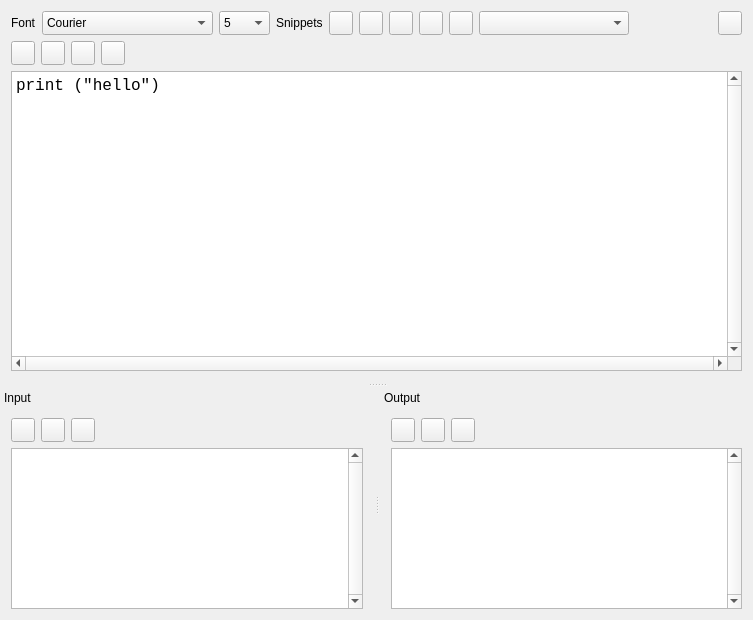
<?xml version="1.0" encoding="UTF-8"?>
<ui version="4.0">
 <class>MainView</class>
 <widget class="QMainWindow" name="MainView">
  <property name="geometry">
   <rect>
    <x>0</x>
    <y>0</y>
    <width>753</width>
    <height>620</height>
   </rect>
  </property>
  <property name="windowTitle">
   <string>Express Python</string>
  </property>
  <property name="windowIcon">
   <iconset resource="../PyRunResources.qrc">
    <normaloff>:/data/Icons/PyRunImg.png</normaloff>:/data/Icons/PyRunImg.png</iconset>
  </property>
  <widget class="QWidget" name="centralWidget">
   <layout class="QVBoxLayout" name="verticalLayout">
    <item>
     <layout class="QHBoxLayout" name="hlFont">
      <item>
       <widget class="QLabel" name="lblFonts">
        <property name="text">
         <string>Font</string>
        </property>
       </widget>
      </item>
      <item>
       <widget class="QFontComboBox" name="fntCombo">
        <property name="minimumSize">
         <size>
          <width>151</width>
          <height>24</height>
         </size>
        </property>
        <property name="maximumSize">
         <size>
          <width>16777215</width>
          <height>24</height>
         </size>
        </property>
        <property name="toolTip">
         <string>Change Font</string>
        </property>
        <property name="editable">
         <bool>false</bool>
        </property>
        <property name="currentText">
         <string>BatangChe</string>
        </property>
        <property name="fontFilters">
         <set>QFontComboBox::MonospacedFonts</set>
        </property>
       </widget>
      </item>
      <item>
       <widget class="QComboBox" name="cmbFontSize">
        <property name="minimumSize">
         <size>
          <width>51</width>
          <height>24</height>
         </size>
        </property>
        <property name="maximumSize">
         <size>
          <width>16777215</width>
          <height>24</height>
         </size>
        </property>
        <property name="toolTip">
         <string>Change Font Size</string>
        </property>
        <property name="currentText">
         <string>5</string>
        </property>
        <item>
         <property name="text">
          <string>5</string>
         </property>
        </item>
        <item>
         <property name="text">
          <string>6</string>
         </property>
        </item>
        <item>
         <property name="text">
          <string>7</string>
         </property>
        </item>
        <item>
         <property name="text">
          <string>8</string>
         </property>
        </item>
        <item>
         <property name="text">
          <string>10</string>
         </property>
        </item>
        <item>
         <property name="text">
          <string>11</string>
         </property>
        </item>
        <item>
         <property name="text">
          <string>12</string>
         </property>
        </item>
        <item>
         <property name="text">
          <string>14</string>
         </property>
        </item>
        <item>
         <property name="text">
          <string>16</string>
         </property>
        </item>
        <item>
         <property name="text">
          <string>18</string>
         </property>
        </item>
        <item>
         <property name="text">
          <string>20</string>
         </property>
        </item>
        <item>
         <property name="text">
          <string>24</string>
         </property>
        </item>
        <item>
         <property name="text">
          <string>26</string>
         </property>
        </item>
        <item>
         <property name="text">
          <string>28</string>
         </property>
        </item>
        <item>
         <property name="text">
          <string>36</string>
         </property>
        </item>
        <item>
         <property name="text">
          <string>48</string>
         </property>
        </item>
        <item>
         <property name="text">
          <string>72</string>
         </property>
        </item>
       </widget>
      </item>
      <item>
       <widget class="QLabel" name="lblSnippets">
        <property name="text">
         <string>Snippets</string>
        </property>
       </widget>
      </item>
      <item>
       <widget class="QPushButton" name="btnCodeDatabase">
        <property name="minimumSize">
         <size>
          <width>24</width>
          <height>24</height>
         </size>
        </property>
        <property name="maximumSize">
         <size>
          <width>24</width>
          <height>24</height>
         </size>
        </property>
        <property name="toolTip">
         <string>Save Database</string>
        </property>
        <property name="text">
         <string/>
        </property>
        <property name="icon">
         <iconset resource="../PyRunResources.qrc">
          <normaloff>:/data/Icons/Snippets.png</normaloff>:/data/Icons/Snippets.png</iconset>
        </property>
        <property name="iconSize">
         <size>
          <width>16</width>
          <height>16</height>
         </size>
        </property>
       </widget>
      </item>
      <item>
       <widget class="QPushButton" name="btnAddSnippet">
        <property name="minimumSize">
         <size>
          <width>24</width>
          <height>24</height>
         </size>
        </property>
        <property name="maximumSize">
         <size>
          <width>24</width>
          <height>24</height>
         </size>
        </property>
        <property name="toolTip">
         <string>Add New</string>
        </property>
        <property name="text">
         <string/>
        </property>
        <property name="icon">
         <iconset resource="../PyRunResources.qrc">
          <normaloff>:/data/Icons/Add.png</normaloff>:/data/Icons/Add.png</iconset>
        </property>
        <property name="iconSize">
         <size>
          <width>16</width>
          <height>16</height>
         </size>
        </property>
       </widget>
      </item>
      <item>
       <widget class="QPushButton" name="btnRemoveSnippet">
        <property name="minimumSize">
         <size>
          <width>24</width>
          <height>24</height>
         </size>
        </property>
        <property name="maximumSize">
         <size>
          <width>24</width>
          <height>24</height>
         </size>
        </property>
        <property name="toolTip">
         <string>Remove</string>
        </property>
        <property name="text">
         <string/>
        </property>
        <property name="icon">
         <iconset resource="../PyRunResources.qrc">
          <normaloff>:/data/Icons/Remove.png</normaloff>:/data/Icons/Remove.png</iconset>
        </property>
        <property name="iconSize">
         <size>
          <width>16</width>
          <height>16</height>
         </size>
        </property>
       </widget>
      </item>
      <item>
       <widget class="QPushButton" name="btnRunSnippet">
        <property name="minimumSize">
         <size>
          <width>24</width>
          <height>24</height>
         </size>
        </property>
        <property name="maximumSize">
         <size>
          <width>24</width>
          <height>24</height>
         </size>
        </property>
        <property name="toolTip">
         <string>Run Selected Snippet</string>
        </property>
        <property name="text">
         <string/>
        </property>
        <property name="icon">
         <iconset resource="../PyRunResources.qrc">
          <normaloff>:/data/Icons/Run.png</normaloff>:/data/Icons/Run.png</iconset>
        </property>
        <property name="iconSize">
         <size>
          <width>16</width>
          <height>16</height>
         </size>
        </property>
       </widget>
      </item>
      <item>
       <widget class="QPushButton" name="btnLoadSnippet">
        <property name="minimumSize">
         <size>
          <width>24</width>
          <height>24</height>
         </size>
        </property>
        <property name="maximumSize">
         <size>
          <width>24</width>
          <height>24</height>
         </size>
        </property>
        <property name="toolTip">
         <string>Load To Code Area</string>
        </property>
        <property name="text">
         <string/>
        </property>
        <property name="icon">
         <iconset resource="../PyRunResources.qrc">
          <normaloff>:/data/Icons/Load.png</normaloff>:/data/Icons/Load.png</iconset>
        </property>
        <property name="iconSize">
         <size>
          <width>16</width>
          <height>16</height>
         </size>
        </property>
       </widget>
      </item>
      <item>
       <widget class="QComboBox" name="cmbSnippets">
        <property name="minimumSize">
         <size>
          <width>150</width>
          <height>24</height>
         </size>
        </property>
        <property name="maximumSize">
         <size>
          <width>150</width>
          <height>24</height>
         </size>
        </property>
        <property name="toolTip">
         <string>Snippets</string>
        </property>
       </widget>
      </item>
      <item>
       <spacer name="hpFont">
        <property name="orientation">
         <enum>Qt::Horizontal</enum>
        </property>
        <property name="sizeHint" stdset="0">
         <size>
          <width>40</width>
          <height>20</height>
         </size>
        </property>
       </spacer>
      </item>
      <item>
       <widget class="QPushButton" name="btnAbout">
        <property name="minimumSize">
         <size>
          <width>24</width>
          <height>24</height>
         </size>
        </property>
        <property name="maximumSize">
         <size>
          <width>24</width>
          <height>24</height>
         </size>
        </property>
        <property name="toolTip">
         <string>About</string>
        </property>
        <property name="text">
         <string/>
        </property>
        <property name="icon">
         <iconset resource="../PyRunResources.qrc">
          <normaloff>:/data/Icons/PyRunImg.png</normaloff>:/data/Icons/PyRunImg.png</iconset>
        </property>
        <property name="iconSize">
         <size>
          <width>16</width>
          <height>16</height>
         </size>
        </property>
       </widget>
      </item>
     </layout>
    </item>
    <item>
     <layout class="QVBoxLayout" name="vlCode">
      <item>
       <layout class="QHBoxLayout" name="hlCode">
        <item>
         <widget class="QPushButton" name="btnCodeOpen">
          <property name="minimumSize">
           <size>
            <width>24</width>
            <height>24</height>
           </size>
          </property>
          <property name="maximumSize">
           <size>
            <width>24</width>
            <height>24</height>
           </size>
          </property>
          <property name="toolTip">
           <string>Open Into Code</string>
          </property>
          <property name="text">
           <string/>
          </property>
          <property name="icon">
           <iconset resource="../PyRunResources.qrc">
            <normaloff>:/data/Icons/Open.png</normaloff>:/data/Icons/Open.png</iconset>
          </property>
          <property name="iconSize">
           <size>
            <width>16</width>
            <height>16</height>
           </size>
          </property>
         </widget>
        </item>
        <item>
         <widget class="QPushButton" name="btnCodeSave">
          <property name="minimumSize">
           <size>
            <width>24</width>
            <height>24</height>
           </size>
          </property>
          <property name="maximumSize">
           <size>
            <width>24</width>
            <height>24</height>
           </size>
          </property>
          <property name="toolTip">
           <string>Save Code</string>
          </property>
          <property name="text">
           <string/>
          </property>
          <property name="icon">
           <iconset resource="../PyRunResources.qrc">
            <normaloff>:/data/Icons/Save.png</normaloff>:/data/Icons/Save.png</iconset>
          </property>
          <property name="iconSize">
           <size>
            <width>16</width>
            <height>16</height>
           </size>
          </property>
         </widget>
        </item>
        <item>
         <widget class="QPushButton" name="btnCodeClear">
          <property name="minimumSize">
           <size>
            <width>24</width>
            <height>24</height>
           </size>
          </property>
          <property name="maximumSize">
           <size>
            <width>24</width>
            <height>24</height>
           </size>
          </property>
          <property name="toolTip">
           <string>Clear Code</string>
          </property>
          <property name="text">
           <string/>
          </property>
          <property name="icon">
           <iconset resource="../PyRunResources.qrc">
            <normaloff>:/data/Icons/Clear.png</normaloff>:/data/Icons/Clear.png</iconset>
          </property>
          <property name="iconSize">
           <size>
            <width>16</width>
            <height>16</height>
           </size>
          </property>
         </widget>
        </item>
        <item>
         <widget class="QPushButton" name="btnRun">
          <property name="minimumSize">
           <size>
            <width>24</width>
            <height>24</height>
           </size>
          </property>
          <property name="maximumSize">
           <size>
            <width>24</width>
            <height>24</height>
           </size>
          </property>
          <property name="toolTip">
           <string>Run Code</string>
          </property>
          <property name="text">
           <string/>
          </property>
          <property name="icon">
           <iconset resource="../PyRunResources.qrc">
            <normaloff>:/data/Icons/Run.png</normaloff>:/data/Icons/Run.png</iconset>
          </property>
          <property name="iconSize">
           <size>
            <width>16</width>
            <height>16</height>
           </size>
          </property>
         </widget>
        </item>
        <item>
         <spacer name="hsCode">
          <property name="orientation">
           <enum>Qt::Horizontal</enum>
          </property>
          <property name="sizeHint" stdset="0">
           <size>
            <width>40</width>
            <height>20</height>
           </size>
          </property>
         </spacer>
        </item>
       </layout>
      </item>
      <item>
       <widget class="CodeEditor" name="txtCode">
        <property name="minimumSize">
         <size>
          <width>700</width>
          <height>300</height>
         </size>
        </property>
        <property name="font">
         <font>
          <family>Courier New</family>
          <pointsize>12</pointsize>
         </font>
        </property>
        <property name="toolTip">
         <string>Code Area</string>
        </property>
        <property name="verticalScrollBarPolicy">
         <enum>Qt::ScrollBarAlwaysOn</enum>
        </property>
        <property name="horizontalScrollBarPolicy">
         <enum>Qt::ScrollBarAlwaysOn</enum>
        </property>
        <property name="plainText">
         <string>print (&quot;hello&quot;)
         </string>
        </property>
       </widget>
      </item>
     </layout>
    </item>
   </layout>
  </widget>
  <widget class="QDockWidget" name="dwInput">
   <property name="features">
    <set>QDockWidget::DockWidgetMovable</set>
   </property>
   <property name="allowedAreas">
    <set>Qt::AllDockWidgetAreas</set>
   </property>
   <property name="windowTitle">
    <string>Input</string>
   </property>
   <attribute name="dockWidgetArea">
    <number>8</number>
   </attribute>
   <widget class="QWidget" name="dwcInput">
    <layout class="QHBoxLayout" name="horizontalLayout">
     <item>
      <layout class="QVBoxLayout" name="vlInput">
       <item>
        <layout class="QHBoxLayout" name="hlInput">
         <item>
          <widget class="QPushButton" name="btnInputOpen">
           <property name="minimumSize">
            <size>
             <width>24</width>
             <height>24</height>
            </size>
           </property>
           <property name="maximumSize">
            <size>
             <width>24</width>
             <height>24</height>
            </size>
           </property>
           <property name="toolTip">
            <string>Open Input</string>
           </property>
           <property name="text">
            <string/>
           </property>
           <property name="icon">
            <iconset resource="../PyRunResources.qrc">
             <normaloff>:/data/Icons/Open.png</normaloff>:/data/Icons/Open.png</iconset>
           </property>
           <property name="iconSize">
            <size>
             <width>16</width>
             <height>16</height>
            </size>
           </property>
          </widget>
         </item>
         <item>
          <widget class="QPushButton" name="btnInputSave">
           <property name="minimumSize">
            <size>
             <width>24</width>
             <height>24</height>
            </size>
           </property>
           <property name="maximumSize">
            <size>
             <width>24</width>
             <height>24</height>
            </size>
           </property>
           <property name="toolTip">
            <string>Save Input</string>
           </property>
           <property name="text">
            <string/>
           </property>
           <property name="icon">
            <iconset resource="../PyRunResources.qrc">
             <normaloff>:/data/Icons/Save.png</normaloff>:/data/Icons/Save.png</iconset>
           </property>
           <property name="iconSize">
            <size>
             <width>16</width>
             <height>16</height>
            </size>
           </property>
          </widget>
         </item>
         <item>
          <widget class="QPushButton" name="btnInputClear">
           <property name="minimumSize">
            <size>
             <width>24</width>
             <height>24</height>
            </size>
           </property>
           <property name="maximumSize">
            <size>
             <width>24</width>
             <height>24</height>
            </size>
           </property>
           <property name="toolTip">
            <string>Clear Input</string>
           </property>
           <property name="text">
            <string/>
           </property>
           <property name="icon">
            <iconset resource="../PyRunResources.qrc">
             <normaloff>:/data/Icons/Clear.png</normaloff>:/data/Icons/Clear.png</iconset>
           </property>
           <property name="iconSize">
            <size>
             <width>16</width>
             <height>16</height>
            </size>
           </property>
          </widget>
         </item>
         <item>
          <spacer name="hsInput">
           <property name="orientation">
            <enum>Qt::Horizontal</enum>
           </property>
           <property name="sizeHint" stdset="0">
            <size>
             <width>40</width>
             <height>20</height>
            </size>
           </property>
          </spacer>
         </item>
        </layout>
       </item>
       <item>
        <widget class="CodeEditor" name="txtInput">
         <property name="minimumSize">
          <size>
           <width>330</width>
           <height>150</height>
          </size>
         </property>
         <property name="toolTip">
          <string>Input</string>
         </property>
         <property name="verticalScrollBarPolicy">
          <enum>Qt::ScrollBarAlwaysOn</enum>
         </property>
        </widget>
       </item>
      </layout>
     </item>
    </layout>
   </widget>
  </widget>
  <widget class="QDockWidget" name="dwOutput">
   <property name="font">
    <font>
     <weight>50</weight>
     <bold>false</bold>
    </font>
   </property>
   <property name="features">
    <set>QDockWidget::DockWidgetMovable</set>
   </property>
   <property name="allowedAreas">
    <set>Qt::AllDockWidgetAreas</set>
   </property>
   <property name="windowTitle">
    <string>Output</string>
   </property>
   <attribute name="dockWidgetArea">
    <number>8</number>
   </attribute>
   <widget class="QWidget" name="dwcOutput">
    <layout class="QHBoxLayout" name="horizontalLayout_2">
     <item>
      <layout class="QVBoxLayout" name="vlIOutput">
       <item>
        <layout class="QHBoxLayout" name="hlOutput">
         <item>
          <widget class="QPushButton" name="btnOutputOpen">
           <property name="minimumSize">
            <size>
             <width>24</width>
             <height>24</height>
            </size>
           </property>
           <property name="maximumSize">
            <size>
             <width>24</width>
             <height>24</height>
            </size>
           </property>
           <property name="toolTip">
            <string>Open Output</string>
           </property>
           <property name="text">
            <string/>
           </property>
           <property name="icon">
            <iconset resource="../PyRunResources.qrc">
             <normaloff>:/data/Icons/Open.png</normaloff>:/data/Icons/Open.png</iconset>
           </property>
           <property name="iconSize">
            <size>
             <width>16</width>
             <height>16</height>
            </size>
           </property>
          </widget>
         </item>
         <item>
          <widget class="QPushButton" name="btnOutputSave">
           <property name="minimumSize">
            <size>
             <width>24</width>
             <height>24</height>
            </size>
           </property>
           <property name="maximumSize">
            <size>
             <width>24</width>
             <height>24</height>
            </size>
           </property>
           <property name="toolTip">
            <string>Save Output</string>
           </property>
           <property name="text">
            <string/>
           </property>
           <property name="icon">
            <iconset resource="../PyRunResources.qrc">
             <normaloff>:/data/Icons/Save.png</normaloff>:/data/Icons/Save.png</iconset>
           </property>
           <property name="iconSize">
            <size>
             <width>16</width>
             <height>16</height>
            </size>
           </property>
          </widget>
         </item>
         <item>
          <widget class="QPushButton" name="btnOutputClear">
           <property name="minimumSize">
            <size>
             <width>24</width>
             <height>24</height>
            </size>
           </property>
           <property name="maximumSize">
            <size>
             <width>24</width>
             <height>24</height>
            </size>
           </property>
           <property name="toolTip">
            <string>Clear Output</string>
           </property>
           <property name="text">
            <string/>
           </property>
           <property name="icon">
            <iconset resource="../PyRunResources.qrc">
             <normaloff>:/data/Icons/Clear.png</normaloff>:/data/Icons/Clear.png</iconset>
           </property>
           <property name="iconSize">
            <size>
             <width>16</width>
             <height>16</height>
            </size>
           </property>
          </widget>
         </item>
         <item>
          <spacer name="hsOutput">
           <property name="orientation">
            <enum>Qt::Horizontal</enum>
           </property>
           <property name="sizeHint" stdset="0">
            <size>
             <width>40</width>
             <height>20</height>
            </size>
           </property>
          </spacer>
         </item>
        </layout>
       </item>
       <item>
        <widget class="CodeEditor" name="txtOutput">
         <property name="minimumSize">
          <size>
           <width>330</width>
           <height>150</height>
          </size>
         </property>
         <property name="toolTip">
          <string>Output</string>
         </property>
         <property name="verticalScrollBarPolicy">
          <enum>Qt::ScrollBarAlwaysOn</enum>
         </property>
        </widget>
       </item>
      </layout>
     </item>
    </layout>
   </widget>
  </widget>
 </widget>
 <layoutdefault spacing="6" margin="11"/>
 <customwidgets>
  <customwidget>
   <class>CodeEditor</class>
   <extends>QPlainTextEdit</extends>
   <header location="global">CodeEditor/codeeditor.h</header>
  </customwidget>
 </customwidgets>
 <resources>
  <include location="../PyRunResources.qrc"/>
 </resources>
 <connections/>
</ui>
